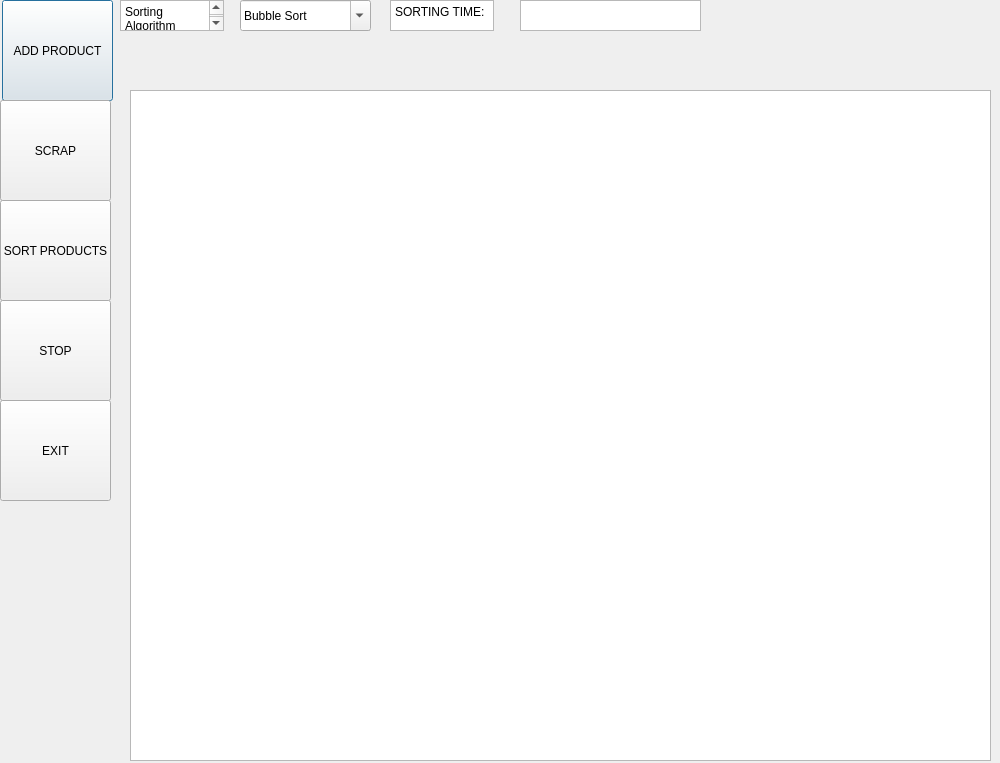
<?xml version="1.0" encoding="UTF-8"?>
<ui version="4.0">
 <class>Dialog</class>
 <widget class="QDialog" name="Dialog">
  <property name="geometry">
   <rect>
    <x>0</x>
    <y>0</y>
    <width>1000</width>
    <height>763</height>
   </rect>
  </property>
  <property name="windowTitle">
   <string>Dialog</string>
  </property>
  <widget class="QPushButton" name="ADDPRODUCT">
   <property name="geometry">
    <rect>
     <x>2</x>
     <y>0</y>
     <width>111</width>
     <height>101</height>
    </rect>
   </property>
   <property name="text">
    <string>ADD PRODUCT</string>
   </property>
  </widget>
  <widget class="QPushButton" name="ADDPRODUCT_2">
   <property name="geometry">
    <rect>
     <x>0</x>
     <y>400</y>
     <width>111</width>
     <height>101</height>
    </rect>
   </property>
   <property name="text">
    <string>EXIT</string>
   </property>
  </widget>
  <widget class="QPushButton" name="ADDPRODUCT_3">
   <property name="geometry">
    <rect>
     <x>0</x>
     <y>200</y>
     <width>111</width>
     <height>101</height>
    </rect>
   </property>
   <property name="text">
    <string>SORT PRODUCTS</string>
   </property>
  </widget>
  <widget class="QPushButton" name="ADDPRODUCT_4">
   <property name="geometry">
    <rect>
     <x>0</x>
     <y>100</y>
     <width>111</width>
     <height>101</height>
    </rect>
   </property>
   <property name="text">
    <string>SCRAP</string>
   </property>
  </widget>
  <widget class="QComboBox" name="comboBox">
   <property name="geometry">
    <rect>
     <x>240</x>
     <y>0</y>
     <width>131</width>
     <height>31</height>
    </rect>
   </property>
   <property name="editable">
    <bool>true</bool>
   </property>
   <property name="currentText">
    <string>Bubble Sort</string>
   </property>
   <item>
    <property name="text">
     <string>Bubble Sort</string>
    </property>
   </item>
   <item>
    <property name="text">
     <string>Selection Sort</string>
    </property>
   </item>
   <item>
    <property name="text">
     <string>Insertion Sort</string>
    </property>
   </item>
   <item>
    <property name="text">
     <string>MergeSort</string>
    </property>
   </item>
   <item>
    <property name="text">
     <string>HybridMergeSort</string>
    </property>
   </item>
   <item>
    <property name="text">
     <string>Quick Sort</string>
    </property>
   </item>
   <item>
    <property name="text">
     <string>Count Sort</string>
    </property>
   </item>
   <item>
    <property name="text">
     <string>Radix Sort</string>
    </property>
   </item>
   <item>
    <property name="text">
     <string>Bucket Sort</string>
    </property>
   </item>
  </widget>
  <widget class="QPlainTextEdit" name="plainTextEdit">
   <property name="geometry">
    <rect>
     <x>120</x>
     <y>0</y>
     <width>104</width>
     <height>31</height>
    </rect>
   </property>
   <property name="plainText">
    <string>Sorting Algorithm</string>
   </property>
  </widget>
  <widget class="QPlainTextEdit" name="plainTextEdit_2">
   <property name="geometry">
    <rect>
     <x>390</x>
     <y>0</y>
     <width>104</width>
     <height>31</height>
    </rect>
   </property>
   <property name="plainText">
    <string>SORTING TIME:</string>
   </property>
  </widget>
  <widget class="QPlainTextEdit" name="plainTextEdit_3">
   <property name="geometry">
    <rect>
     <x>520</x>
     <y>0</y>
     <width>181</width>
     <height>31</height>
    </rect>
   </property>
  </widget>
  <widget class="QPushButton" name="ADDPRODUCT_5">
   <property name="geometry">
    <rect>
     <x>0</x>
     <y>300</y>
     <width>111</width>
     <height>101</height>
    </rect>
   </property>
   <property name="text">
    <string>STOP</string>
   </property>
  </widget>
  <widget class="QTableView" name="tableView">
   <property name="geometry">
    <rect>
     <x>130</x>
     <y>90</y>
     <width>861</width>
     <height>671</height>
    </rect>
   </property>
   <attribute name="horizontalHeaderCascadingSectionResizes">
    <bool>true</bool>
   </attribute>
  </widget>
 </widget>
 <resources/>
 <connections/>
</ui>
